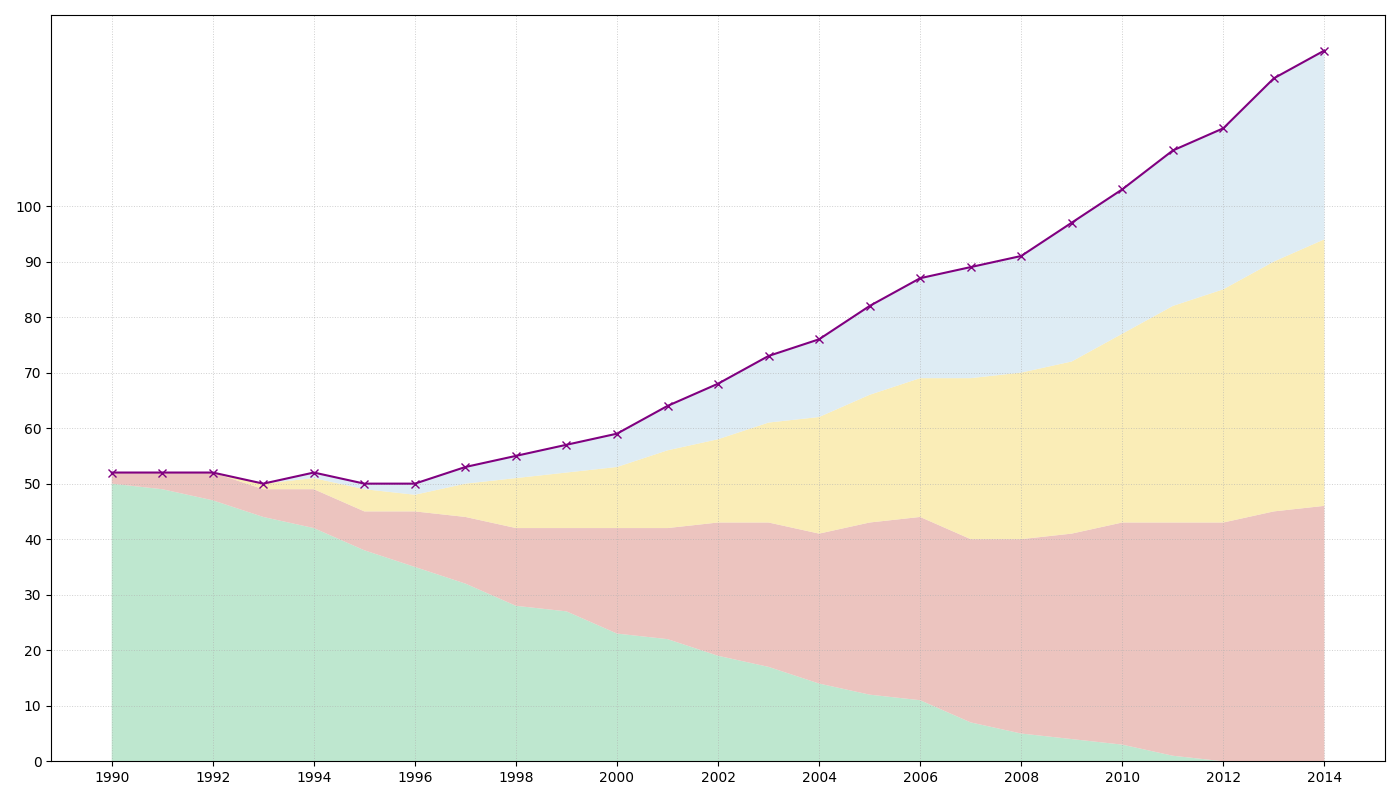

Write Python code to recreate this figure.
import matplotlib.pyplot as plt
import numpy as np

years = np.arange(1990, 2015)
traditional_agriculture = np.array([50, 49, 47, 44, 42, 38, 35, 32, 28, 27, 23, 22, 19, 17, 14, 12, 11, 7, 5, 4, 3, 1, 0, 0, 0])
organic_farming = np.array([2, 3, 5, 5, 7, 7, 10, 12, 14, 15, 19, 20, 24, 26, 27, 31, 33, 33, 35, 37, 40, 42, 43, 45, 46])
hydroponics = np.array([0, 0, 0, 1, 2, 4, 3, 6, 9, 10, 11, 14, 15, 18, 21, 23, 25, 29, 30, 31, 34, 39, 42, 45, 48])
vertical_farming = np.array([0, 0, 0, 0, 1, 1, 2, 3, 4, 5, 6, 8, 10, 12, 14, 16, 18, 20, 21, 25, 26, 28, 29, 33, 34])

total_agriculture = (traditional_agriculture + organic_farming + hydroponics + vertical_farming)

fig, ax = plt.subplots(figsize=(14, 8))

ax.stackplot(years, traditional_agriculture, organic_farming, hydroponics, vertical_farming,
             colors=['#a9dfbf', '#e6b0aa', '#f9e79f', '#d4e6f1'], alpha=0.75)

ax.plot(years, total_agriculture, color='purple', linestyle='-', marker='x')

ax.set_xticks(years[::2])
ax.set_yticks(np.arange(0, 101, 10))

ax.grid(True, which='both', linestyle=':', linewidth=0.7, alpha=0.6)

fig.tight_layout()

plt.show()
